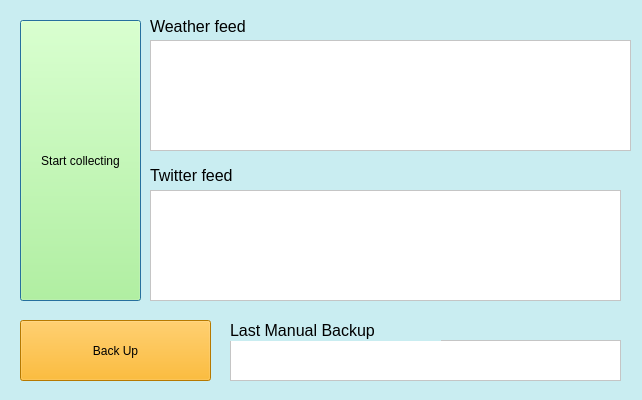
<?xml version="1.0" encoding="UTF-8"?>
<ui version="4.0">
 <class>Dialog</class>
 <widget class="QDialog" name="Dialog">
  <property name="geometry">
   <rect>
    <x>0</x>
    <y>0</y>
    <width>642</width>
    <height>400</height>
   </rect>
  </property>
  <property name="windowTitle">
   <string>meteoPATH -Data Collection GUI</string>
  </property>
  <property name="styleSheet">
   <string notr="true">background-color: rgb(201, 237, 241);</string>
  </property>
  <widget class="QPushButton" name="pushButton">
   <property name="geometry">
    <rect>
     <x>20</x>
     <y>20</y>
     <width>121</width>
     <height>281</height>
    </rect>
   </property>
   <property name="styleSheet">
    <string notr="true">background-color: rgb(170, 255, 127);</string>
   </property>
   <property name="text">
    <string>Start collecting</string>
   </property>
   <property name="autoDefault">
    <bool>true</bool>
   </property>
   <property name="default">
    <bool>false</bool>
   </property>
   <property name="flat">
    <bool>false</bool>
   </property>
  </widget>
  <widget class="QPushButton" name="pushButton_2">
   <property name="geometry">
    <rect>
     <x>20</x>
     <y>320</y>
     <width>191</width>
     <height>61</height>
    </rect>
   </property>
   <property name="styleSheet">
    <string notr="true">background-color: rgb(255, 170, 0);</string>
   </property>
   <property name="text">
    <string>Back Up</string>
   </property>
  </widget>
  <widget class="QTextBrowser" name="textBrowser">
   <property name="geometry">
    <rect>
     <x>150</x>
     <y>40</y>
     <width>481</width>
     <height>111</height>
    </rect>
   </property>
   <property name="styleSheet">
    <string notr="true">background-color: rgb(255, 255, 255);</string>
   </property>
  </widget>
  <widget class="QTextBrowser" name="textBrowser_2">
   <property name="geometry">
    <rect>
     <x>150</x>
     <y>190</y>
     <width>471</width>
     <height>111</height>
    </rect>
   </property>
   <property name="styleSheet">
    <string notr="true">background-color: rgb(255, 255, 255);</string>
   </property>
  </widget>
  <widget class="QTextBrowser" name="textBrowser_3">
   <property name="geometry">
    <rect>
     <x>230</x>
     <y>340</y>
     <width>391</width>
     <height>41</height>
    </rect>
   </property>
   <property name="styleSheet">
    <string notr="true">background-color: rgb(255, 255, 255);</string>
   </property>
  </widget>
  <widget class="QLabel" name="label">
   <property name="geometry">
    <rect>
     <x>150</x>
     <y>16</y>
     <width>171</width>
     <height>20</height>
    </rect>
   </property>
   <property name="font">
    <font>
     <pointsize>12</pointsize>
    </font>
   </property>
   <property name="text">
    <string>Weather feed</string>
   </property>
  </widget>
  <widget class="QLabel" name="label_2">
   <property name="geometry">
    <rect>
     <x>150</x>
     <y>165</y>
     <width>171</width>
     <height>21</height>
    </rect>
   </property>
   <property name="font">
    <font>
     <pointsize>12</pointsize>
    </font>
   </property>
   <property name="text">
    <string>Twitter feed</string>
   </property>
  </widget>
  <widget class="QLabel" name="label_3">
   <property name="geometry">
    <rect>
     <x>230</x>
     <y>320</y>
     <width>211</width>
     <height>21</height>
    </rect>
   </property>
   <property name="font">
    <font>
     <pointsize>12</pointsize>
    </font>
   </property>
   <property name="text">
    <string>Last Manual Backup</string>
   </property>
  </widget>
 </widget>
 <resources/>
 <connections/>
</ui>
